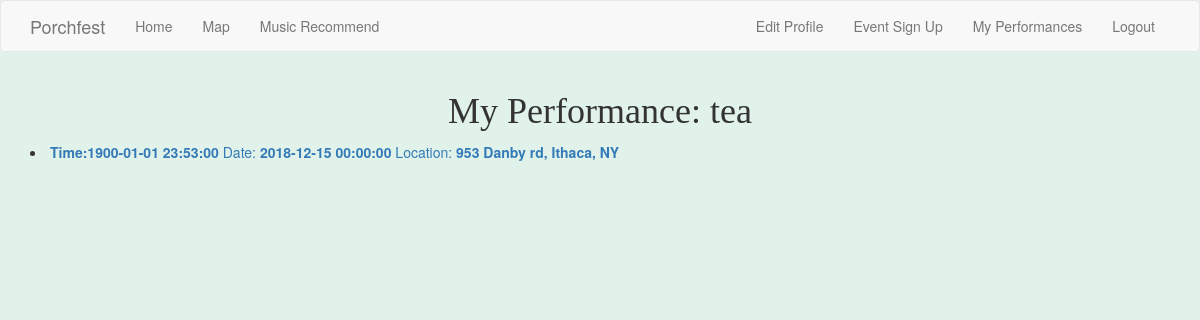
Page /my_performances/ (signed in) on the earlier database version.
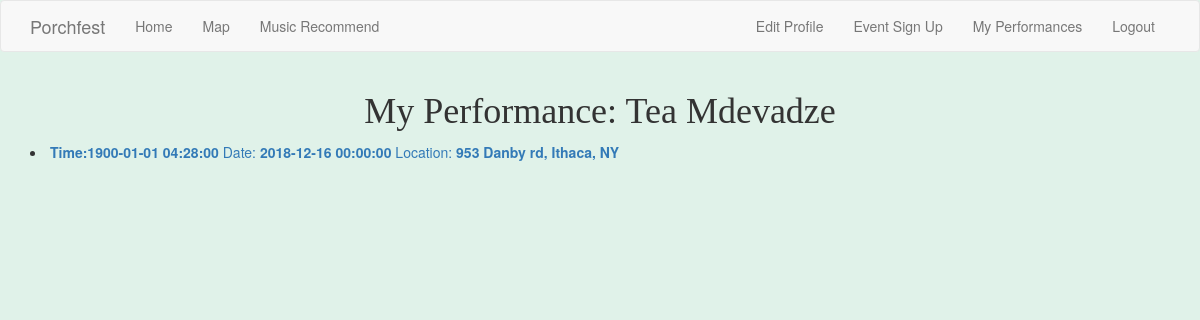
Same page on the later database version.
### app/models.py (models this page shows, shortened)
class Artist(UserMixin, db.Model):
    id = db.Column(db.Integer, primary_key=True)
    artistName = db.Column(db.String(64), index=True, unique=True)
    bio = db.Column(db.String(600))
    genre = db.Column(db.String)
    artistPerformances1= db.relationship('ArtistToPerformance', backref='artperfrel1')
    email = db.Column(db.String(120), index=True, unique=True)
    password_hash = db.Column(db.String(128))

class ArtistToPerformance(db.Model):
    artistID = db.Column(db.Integer, db.ForeignKey('artist.id'),  primary_key=True)
    performanceID = db.Column(db.Integer, db.ForeignKey('performance.id'), primary_key=True)
    artistRel = db.relationship('Artist', uselist=False, backref='artistrel')
    performanceRel = db.relationship('Performance', backref='performancerel')

class Performance(db.Model):
    id = db.Column(db.Integer, primary_key=True)
    time = db.Column(db.DateTime, index=True)
    date = db.Column(db.DateTime, index=True)
    locationId = db.Column(db.Integer, db.ForeignKey('location.id'))
    artistPerformances = db.relationship('ArtistToPerformance', uselist=False, backref='artPerfRel')
    performanceloc = db.relationship('Location', backref='performance1')

class Location(db.Model):
    id = db.Column(db.Integer, primary_key=True)
    name=db.Column(db.String, index=True)
    long = db.Column(db.Float, index=True)
    lat = db.Column(db.Float, index=True)
    performance=db.relationship('Performance', uselist=False, backref='performanceloc1')

### app/routes.py (the view)
@app.route('/my_performances/', methods=['GET', 'POST'])
@login_required
def my_performances():
    events = current_user.artistPerformances1
    artperf = ArtistToPerformance.query.filter_by(artistID=current_user.id).first()
    if artperf!=None:
        perf = Performance.query.filter_by(id=artperf.performanceID).all()
    else:
        perf="you have no performances"
    return render_template('my_performances.html', artist=current_user, event_list=events, location=perf)

### app/models.py (called while the page is built)
@login.user_loader
def load_user(id):
    return Artist.query.get(int(id))

### app/templates/my_performances.html
{% extends "base.html" %}
{% import 'bootstrap/wtf.html' as wtf %}
{% block app_content %}
<h1>My Performance: {{ artist.artistName }}</h1>
    {%  if length==0 %}
        <p>you have no performances</p>
    {% else %}
           {% for x in event_list %}
          <li><a href="{{ url_for('performance_edit', performance=x.performanceRel.id) }}"><b>Time:{{x.performanceRel.time }}</b> Date:  <b>{{ x.performanceRel.date }}</b> Location: <b>{{ x.performanceRel.performanceloc.name }}</b></a></li>
            {% endfor %}
    {% endif %}
{% endblock %}

### app/templates/base.html (shortened to what this page needs)
{% extends 'bootstrap/base.html' %}
{% block styles %}
{{super()}}
<link rel="stylesheet" href="{{ url_for('static', filename='css/main.css') }}">
{% endblock %}
{% block navbar %}
    <nav class="navbar navbar-default">
        <div class="container">
            <div class="navbar-header">
                <a class="navbar-brand" href="/index">Porchfest</a>
            </div>
            <div class="collapse navbar-collapse" id="bs-example-navbar-collapse-1">
                <ul class="nav navbar-nav">
                    <li><a href="/index">Home</a></li>
                    <li> <a href="/map">Map</a></li>
                    <li> <a href="/music_recommend">Music Recommend</a></li>
                </ul>
                <ul class="nav navbar-nav navbar-right">
                    {% if current_user.is_anonymous %}
                        <li> <a href="/login">Login</a></li>
                    {% else %}
                        <li><a href="/edit_profile">Edit Profile</a></li>
                         <li> <a href="/event_sign_up">Event Sign Up</a></li>
                        <li> <a href="/my_performances">My Performances</a></li>
                        <li><a href="/logout">Logout</a></li>
                    {% endif %}
                </ul>
            </div>
        </div>
    </nav>
{% endblock %}
{% block content %}
    <div class="container">
        {% block app_content %}{% endblock %}
    </div>
{% endblock %}

### app/static/css/main.css (style rules this page uses)
body { background-color: #E0F2E9; }
h1 { text-align: center; font-family: 'Tinos', serif; }

Differences in the rows shown:
changed Artist: artistName "tea" → "Tea Mdevadze"
changed through a linked row, ArtistToPerformance "953 Danby rd, Ithaca, NY": performanceRel.time "1900-01-01 23:53:00" → "1900-01-01 04:28:00"; performanceRel "2018-12-15 00:00:00" → "2018-12-16 00:00:00"
